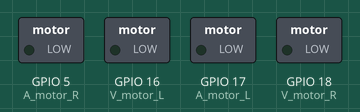
The sketch below on a simulated ESP32. On the bench: switched loads named in the sketch (green lamp = pin HIGH).

Above: at 0.05 s.
At 5.95 s:
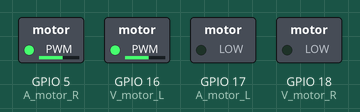
At 6.5 s:
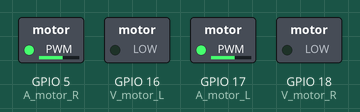
At 7.4 s:
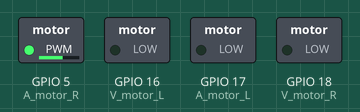
At 8.9 s:
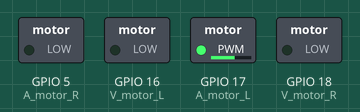
Timing chart, 0 to 11.6 s (numbered marks = the images above):
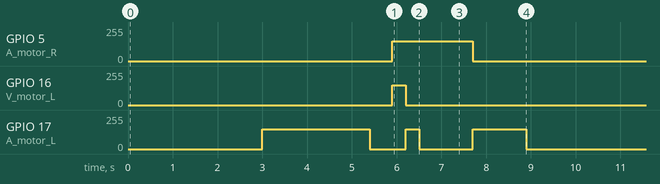

Measured:
- by itself, GPIO 5 (A_motor_R): alternates 149/255 for 1.8 s and 0/255 for 7.1 s
- by itself, GPIO 16 (V_motor_L): alternates 149/255 for 0.30 s and 0/255 for 8.6 s
- by itself, GPIO 17 (A_motor_L): repeats every 8.9 s: 0/255 0.80 s, 149/255 0.30 s, 0/255 1.2 s, 149/255 1.2 s, 0/255 3.0 s, 149/255 2.4 s

The sketch:

tekening_Leeuw.ino
```cpp
#include <Wire.h>

#define V_motor_L   16          // vooruit motor links
#define A_motor_L   17           // Achteruit motor links


#define V_motor_R   18          // vooruit motor Rechts
#define A_motor_R   5         // Achteruit motor Rechts

const int freq = 3000;
const int SV_motor_L = 0;
const int SA_motor_L = 1;
const int SV_motor_R = 2;
const int SA_motor_R = 3;
const int resolution = 8;
int Sens = 500;
int Speed = 130;

void setup()
{
  pinMode(V_motor_L, OUTPUT);
  pinMode(A_motor_L , OUTPUT);

  pinMode(V_motor_R, OUTPUT);
  pinMode(A_motor_R , OUTPUT);

  ledcSetup(SV_motor_L, freq, resolution);
  ledcAttachPin(V_motor_L, SV_motor_L);

  ledcSetup(SA_motor_L, freq, resolution);
  ledcAttachPin(A_motor_L, SA_motor_L);

  ledcSetup(SV_motor_R, freq, resolution);
  ledcAttachPin(V_motor_R, SV_motor_R);

  ledcSetup(SA_motor_R, freq, resolution);
  ledcAttachPin(A_motor_R, SA_motor_R);
}

void loop()
{
  ledcWrite(SV_motor_L, 0);
  ledcWrite(SA_motor_L, 0);

  ledcWrite(SV_motor_R, 0);
  ledcWrite(SA_motor_R, 0);

  delay(3000);

  ledcWrite(SV_motor_L, 0);
  ledcWrite(SA_motor_L, 150);

  ledcWrite(SV_motor_R, 0);
  ledcWrite(SA_motor_R, 0);

  delay(2400);

  ledcWrite(SV_motor_L, 0);
  ledcWrite(SA_motor_L, 0);

  ledcWrite(SV_motor_R, 0);
  ledcWrite(SA_motor_R, 0);

  delay(500);

  ledcWrite(SV_motor_L, 150);
  ledcWrite(SA_motor_L, 0);

  ledcWrite(SV_motor_R, 0);
  ledcWrite(SA_motor_R, 150);

  delay(300);

  ledcWrite(SV_motor_L, 0);
  ledcWrite(SA_motor_L, 150);

  ledcWrite(SV_motor_R, 0);
  ledcWrite(SA_motor_R, 150);

  delay(300);

  ledcWrite(SV_motor_L, 0);
  ledcWrite(SA_motor_L, 0);

  ledcWrite(SV_motor_R, 0);
  ledcWrite(SA_motor_R, 150);

 delay(1200);

  ledcWrite(SV_motor_L, 0);
  ledcWrite(SA_motor_L, 150);

  ledcWrite(SV_motor_R, 0);
  ledcWrite(SA_motor_R, 0);

  delay(1200);
}
```
